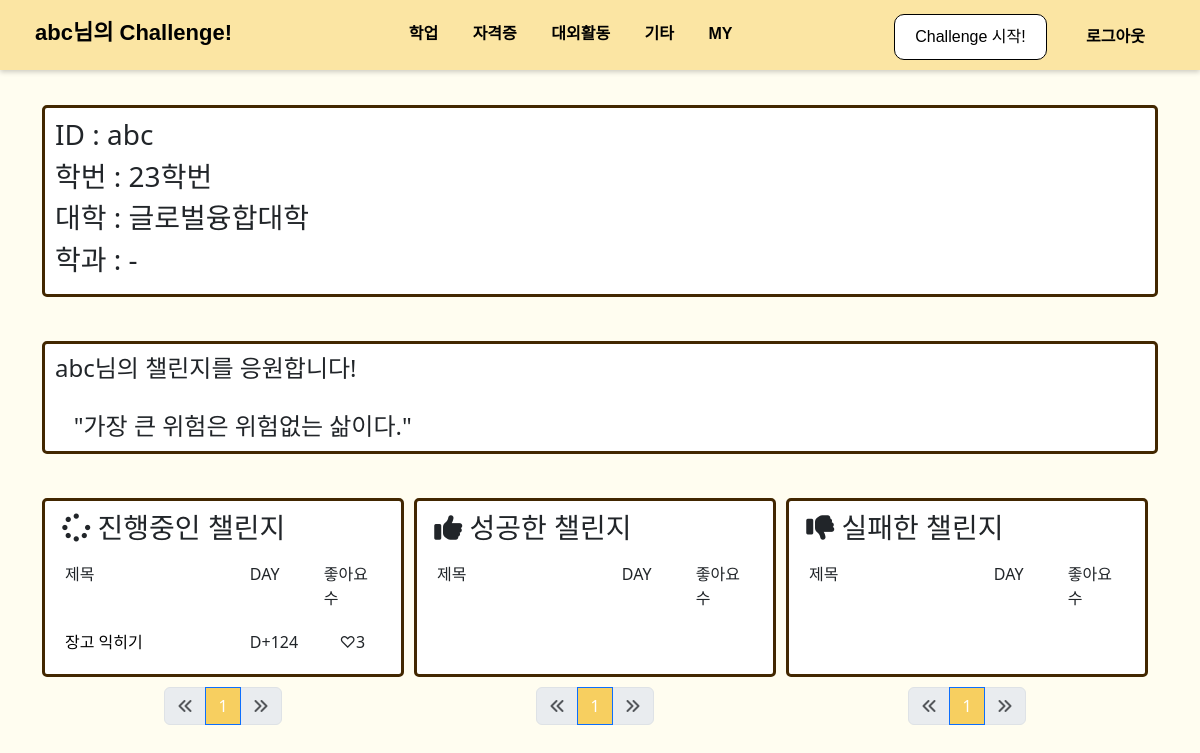
Page /auth/abc/ on the earlier database version.
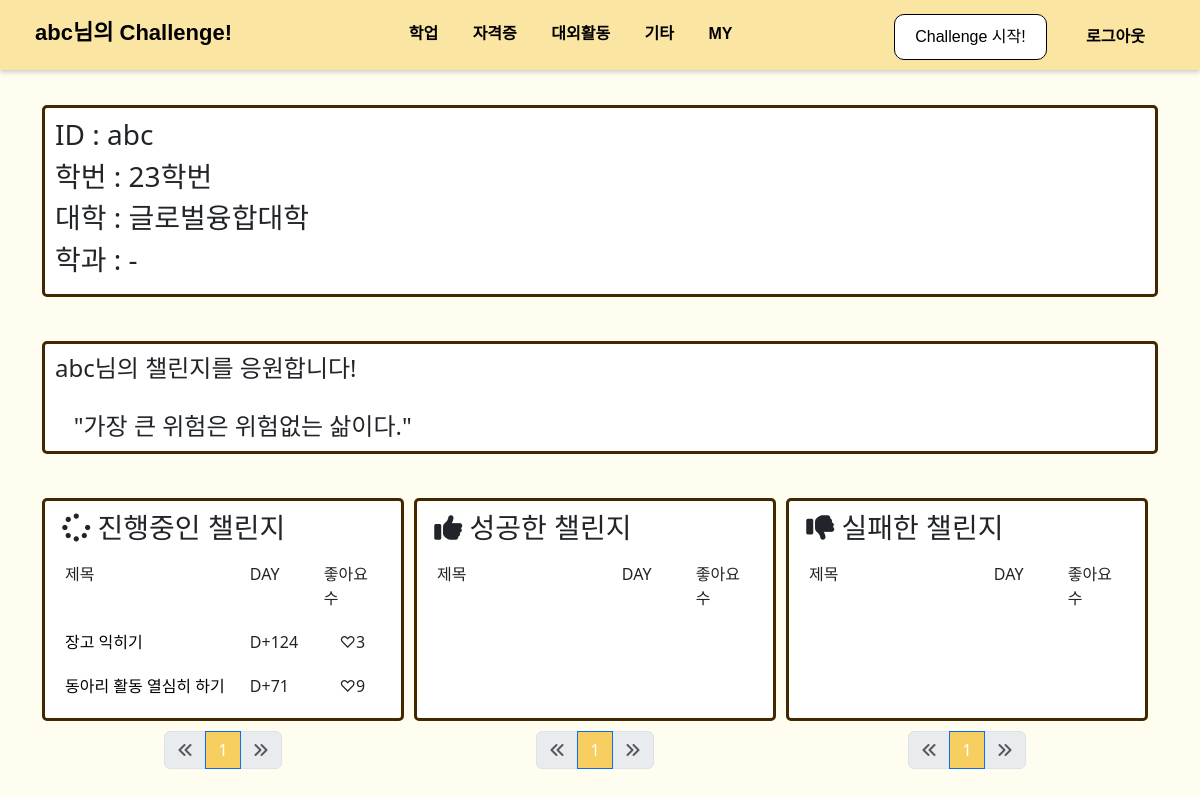
Same page on the later database version.
### board/models.py (models this page shows, shortened)
class User(AbstractUser):
    number = models.ForeignKey(Number, on_delete=models.SET_NULL, null=True)
    college = models.ForeignKey(College, on_delete=models.SET_NULL, null=True)
    major = models.ForeignKey(Major, on_delete=models.SET_NULL, null=True, blank=True)

class Category(models.Model):
    name = models.CharField(max_length=20)
    slug = models.SlugField(max_length=50, unique=True, allow_unicode=True)
    def __str__(self):
        return self.name
    def get_absolute_url(self):
        return f'/board/{self.slug}'
    class Meta:
        verbose_name_plural = 'Categories'

class Number(models.Model):
    number = models.CharField(max_length=20)
    def __str__(self):
        return self.number

class College(models.Model):
    name = models.CharField(max_length=30)
    slug = models.SlugField(max_length=50, unique=True, allow_unicode=True)
    def __str__(self):
        return self.name

class Challenge(models.Model):
    title = models.CharField(max_length=100)
    memo = models.TextField(null=True, blank=True)
    start_date = models.DateField()#auto_now_add=True
    end_date = models.DateField(blank=True, null=True)
    user = models.ForeignKey(User, on_delete=models.CASCADE)
    STATUS_CHOICES = (("0", "진행중"), ("1", "성공"), ("2", "실패"))
    status = models.CharField(max_length=5, choices=STATUS_CHOICES, default=0)
    category = models.ForeignKey(Category, on_delete=models.SET_NULL, null=True)
    like_users = models.ManyToManyField(User, blank=True, related_name='like_challenge')
    def __str__(self):
        return f'{self.title}'
    def get_absolute_url(self):
        return f'/board/{self.pk}/'
    def get_day(self):
        if (self.status=="0"):
            day = date.today()-self.start_date
        else:
            day = self.end_date-self.start_date
        return day.days

### mypage/models.py (models this page shows)
class LifeQuotes(models.Model):
    sentence = models.CharField(max_length=300)

### mypage/views.py (the view)
# urls.py: path('<str:username>/', views.user_detail, name='detail')
def user_detail(request, username):
    user = User.objects.get(username=username)
    challenge_keep_list = Challenge.objects.filter(user=user).filter(status="0")
    challenge_success_list = Challenge.objects.filter(user=user).filter(status="1")
    challenge_failure_list = Challenge.objects.filter(user=user).filter(status="2")
    random_quote = LifeQuotes.objects.order_by('?').first()
    page = request.GET.get("page", "1")
    paginator_keep = Paginator(challenge_keep_list, 5)
    paginator_success = Paginator(challenge_success_list, 5)
    paginator_failure = Paginator(challenge_failure_list, 5)
    page_keep = paginator_keep.get_page(page)
    page_success = paginator_success.get_page(page)
    page_failure = paginator_failure.get_page(page)
    return render(request, 'mypage/my_detail.html', {
        'challenge_keep_list': page_keep,
        'challenge_success_list': page_success,
        'challenge_failure_list': page_failure,
        'user':user,
        'categories': Category.objects.all(),
        'life_quotes': random_quote
    })

### mypage/templates/mypage/my_detail.html (shortened to what this page needs)
<!DOCTYPE html>
{% load static %}
<html lang="ko">
<head>
    <link href="{% static 'board/css/topmenu.css' %}" rel="stylesheet" type="text/css" media="screen">
    <link href="{% static 'board/bootstrap/bootstrap.min.css' %}" rel="stylesheet" type="text/css" media="screen">
</head>
<body>
{% include 'board/menubar.html' %}<br>
    <div class="container">
        <div class="rounded-box">
            <h3>ID : {{user.username}}</h3>
        <h3>학번 : {{user.number}}</h3>
        <h3>대학 : {{user.college}}</h3>
        {% if user.major %}
        <h3>학과 : {{user.major}}</h3>
        {% else %}
        <h3>학과 : -</h3>
        {% endif %}
        </div><br>
        <h4 class="rounded-box">{{user.username}}님의 챌린지를 응원합니다! <br><br>&nbsp;&nbsp; {{life_quotes.sentence}}</h4><br>
        <div style="display: flex; justify-content: space-between;">
            <div style="flex:1; margin-right:10px; border-radius: 5px;" class="rounded-box">
                <h3>&nbsp;<i class="fa-solid fa-spinner"></i>&nbsp;진행중인 챌린지</h3>
                <table>
                    <thead>
                        <tr><th>제목</th><th>DAY</th><th>좋아요 수</th></tr>
                    </thead>
                    <tobody>
                        {% for l in challenge_keep_list %}
                        <tr>
                            <td><a href={{l.get_absolute_url}}>{{l}}</a></td>
                            <td>D&plus;{{l.get_day}}</td>
                            <td class="my_like"> &#x2661;{{l.like_users.count}}</td>
                        </tr>
                        {% endfor %}
                    </tobody>
                </table>
            </div>
            <div style="flex:1; margin-right:10px;" class="rounded-box">
                <h3>&nbsp;<i class="fa-solid fa-thumbs-up"></i>&nbsp;성공한 챌린지</h3>
                <table>
                    <thead>
                        <tr><th>제목</th><th>DAY</th><th>좋아요 수</th></tr>
                    </thead>
                </table>
            </div>
            <div style="flex:1; margin-right:10px;" class="rounded-box">
                <h3>&nbsp;<i class="fa-solid fa-thumbs-down"></i>&nbsp;실패한 챌린지</h3>
                <table>
                    <thead>
                        <tr><th>제목</th><th>DAY</th><th>좋아요 수</th></tr>
                    </thead>
                </table>
            </div>
        </div>
        <div style="display: flex; justify-content: space-between;">
            <div style="flex:1; margin-right:10px;">
                {% include 'board/pagination_keep.html' %}
            </div>
            <div style="flex:1; margin-right:10px;">
                {% include 'board/pagination_success.html' %}
            </div>
            <div style="flex:1; margin-right:10px;">
                {% include 'mypage/pagination_failure.html' %}
            </div>
        </div>
    </div>
</body>
</html>

### board/templates/board/menubar.html (shortened to what this page needs)
<div class="fixed-top" id="top-menu" style="background-color:#FBE5A3;">
    <div id="menubar-left">
        {% if user.is_authenticated %}
        <a class="navbar-brand" href="{% url 'user:main' %}"><b>{{user.username}}님의 Challenge!</b></a>
        {% else %}
        <a class="navbar-brand" href="{% url 'user:main' %}"><b>Challenge!</b></a>
        {% endif %}
    </div>
    <div id="menubar-center">
        {% for c in categories %}
        <a href={{c.get_absolute_url}}>{{c}}</a>
        {% endfor %}
        <a href="#" onclick="checkMY()">MY</a>
    </div>
    <div id="menubar-right">
        <div class="button-container">
            <button class="start_button" type="button" onclick="checkStart()">Challenge 시작!</button>
        </div>
        {% if user.is_authenticated %}
        <a href="{% url 'user:logout' %}" class="top-login-button">로그아웃</a>
        {% else %}
        <a href="{% url 'user:login' %}" class="top-login-button">로그인</a>
        {% endif %}
    </div>
</div>
<div style="padding-top:71px"></div>

### board/templates/board/pagination_keep.html
<ul class="pagination justify-content-center">
        {% if challenge_keep_list.has_previous %}
        <li class="page-item">
            <a class="page-link" href="?page={{challenge_keep_list.previous_page_number}}">
                <i class="fa-sharp fa-solid fa-angles-left"></i>
            </a>
        </li>
        {% else %}
        <li class="page-item disabled">
            <a class="page-link" tabindex="-1" aria-disabled="true" href="#">
                <i class="fa-sharp fa-solid fa-angles-left"></i>
            </a>
        </li>
        {% endif %}
        {% for page_number in challenge_keep_list.paginator.page_range %}
            {% if page_number == challenge_keep_list.number %}
            <li class="page-item active" aria-current="page">
                <a class="page-link" href="?page={{page_number}}" style="background-color:#F7CF60;">
                    {{page_number}}
                </a>
            </li>
            {% else %}
            <li class="page-item">
                <a class="page-link" href="?page={{page_number}}">
                    {{page_number}}
                </a>
            </li>
            {% endif %}
        {% endfor %}
        {% if challenge_keep_list.has_next %}
        <li class="page-item">
            <a class="page-link" href="?page={{challenge_keep_list.next_page_number}}">
                <i class="fa-sharp fa-solid fa-angles-right"></i>
            </a>
        </li>
        {% else %}
        <li class="page-item disabled">
            <a class="page-link" tabindex="-1" aria-disabled="true" href="#">
                <i class="fa-sharp fa-solid fa-angles-right"></i>
            </a>
        </li>
        {% endif %}
    </ul>

### board/templates/board/pagination_success.html
<ul class="pagination justify-content-center">
        {% if challenge_success_list.has_previous %}
        <li class="page-item">
            <a class="page-link" href="?page={{challenge_success_list.previous_page_number}}">
                <i class="fa-sharp fa-solid fa-angles-left"></i>
            </a>
        </li>
        {% else %}
        <li class="page-item disabled">
            <a class="page-link" tabindex="-1" aria-disabled="true" href="#">
                <i class="fa-sharp fa-solid fa-angles-left"></i>
            </a>
        </li>
        {% endif %}
        {% for page_number in challenge_success_list.paginator.page_range %}
            {% if page_number == challenge_success_list.number %}
            <li class="page-item active" aria-current="page">
                <a class="page-link" href="?page={{page_number}}" style="background-color:#F7CF60;">
                    {{page_number}}
                </a>
            </li>
            {% else %}
            <li class="page-item">
                <a class="page-link" href="?page={{page_number}}">
                    {{page_number}}
                </a>
            </li>
            {% endif %}
        {% endfor %}
        {% if challenge_success_list.has_next %}
        <li class="page-item">
            <a class="page-link" href="?page={{challenge_success_list.next_page_number}}">
                <i class="fa-sharp fa-solid fa-angles-right"></i>
            </a>
        </li>
        {% else %}
        <li class="page-item disabled">
            <a class="page-link" tabindex="-1" aria-disabled="true" href="#">
                <i class="fa-sharp fa-solid fa-angles-right"></i>
            </a>
        </li>
        {% endif %}
    </ul>

### mypage/templates/mypage/pagination_failure.html
<ul class="pagination justify-content-center">
        {% if challenge_failure_list.has_previous %}
        <li class="page-item">
            <a class="page-link" href="?page={{challenge_failure_list.previous_page_number}}">
                <i class="fa-sharp fa-solid fa-angles-left"></i>
            </a>
        </li>
        {% else %}
        <li class="page-item disabled">
            <a class="page-link" tabindex="-1" aria-disabled="true" href="#">
                <i class="fa-sharp fa-solid fa-angles-left"></i>
            </a>
        </li>
        {% endif %}
        {% for page_number in challenge_failure_list.paginator.page_range %}
            {% if page_number == challenge_failure_list.number %}
            <li class="page-item active" aria-current="page">
                <a class="page-link" href="?page={{page_number}}" style="background-color:#F7CF60;">
                    {{page_number}}
                </a>
            </li>
            {% else %}
            <li class="page-item">
                <a class="page-link" href="?page={{page_number}}">
                    {{page_number}}
                </a>
            </li>
            {% endif %}
        {% endfor %}
        {% if challenge_failure_list.has_next %}
        <li class="page-item">
            <a class="page-link" href="?page={{challenge_failure_list.next_page_number}}">
                <i class="fa-sharp fa-solid fa-angles-right"></i>
            </a>
        </li>
        {% else %}
        <li class="page-item disabled">
            <a class="page-link" tabindex="-1" aria-disabled="true" href="#">
                <i class="fa-sharp fa-solid fa-angles-right"></i>
            </a>
        </li>
        {% endif %}
    </ul>

### board/static/board/css/topmenu.css (style rules this page uses)
#top-menu { font-family: Arial, sans-serif; margin: 0; padding: 0; background-color: #FBE5A3; color: black; font-weight: bold; display: flex; justify-content: space-between; padding: 10px 20px; box-shadow: 0px 2px 5px rgba(0, 0, 0, 0.2); }
#menubar-left { padding-top: 6px; font-size:22px; }
#menubar-center { padding-top: 12px; }
#top-menu a { text-decoration: none; margin: 0 15px; }
#top-menu a:link, a:visited { color: inherit; }
#menubar-right { padding-top: 4px; }
.button-container { display: inline-block; }
.start_button { background: white; color: black; border: 1px solid black; padding: 10px 20px; border-radius: 10px; cursor: pointer; }
.top-login-button { padding: 10px 20px; cursor: pointer; }

### mypage/templates/mypage/my_detail.html (style rules this page uses)
body { background-color: #FFFDF0; }
.rounded-box { border: 3px solid #422700; border-radius: 5px; padding: 10px; margin: 10px 0; background-color: #ffffff; }
th:first-child, td:first-child { width: 55%; }
th:nth-child(2), td:nth-child(2) { width: 22%; }
th:nth-child(3), td:nth-child(3) { width: 23%; }
td, th { text-align: left; padding: 10px; height: 20px; }
td.my_like { text-align: center; }
table thead { height: 60px; vertical-align: top; }
thead th { font-weight: normal; }
td a { color: black; text-decoration: none; }

Differences in the rows shown:
added Challenge: title "동아리 활동 열심히 하기", get_day "71", like_users.count "9"
